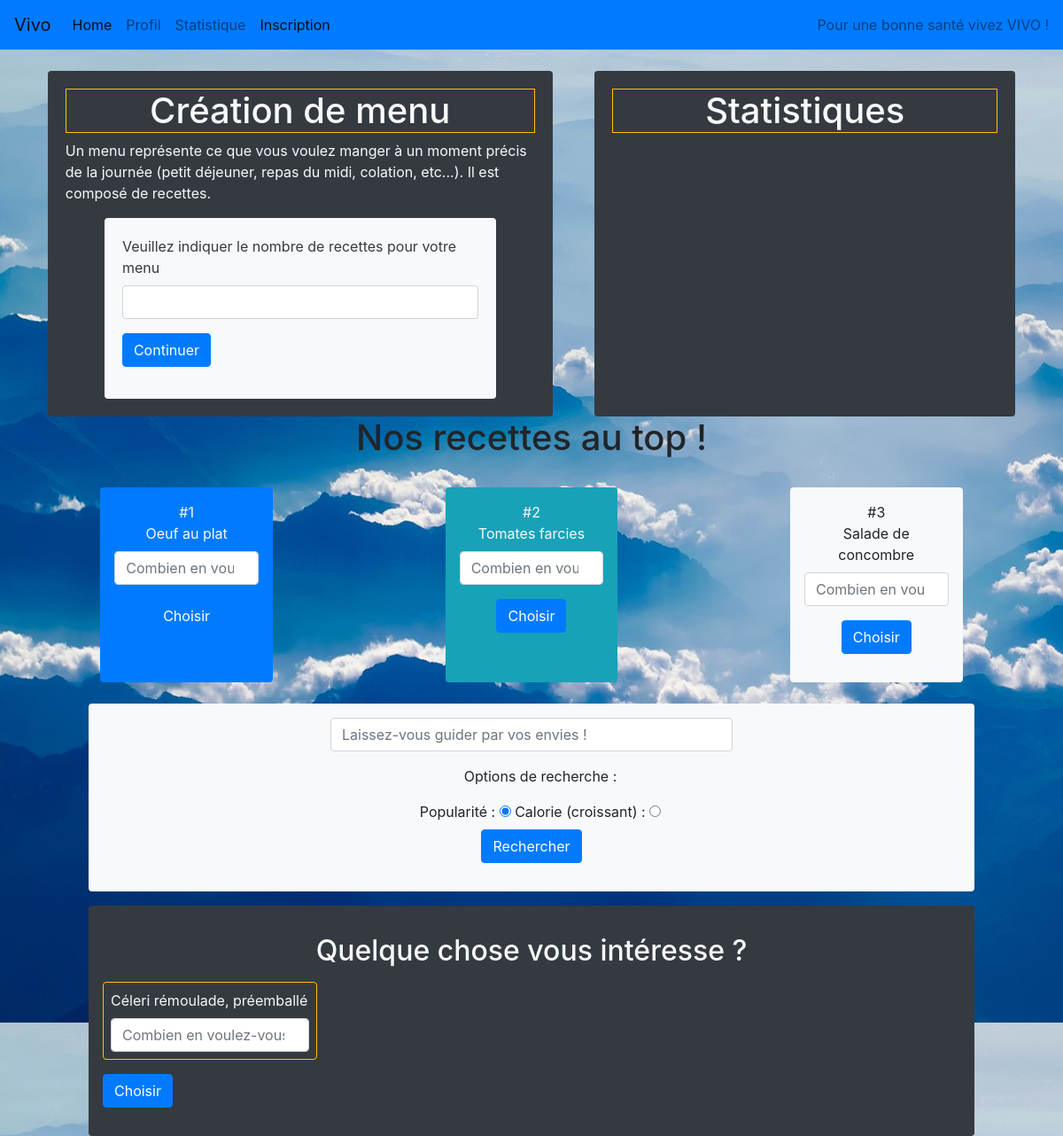
/RechercheAliment/CreationMenu.php?Menu=Céleri rémoulade, préemballé, run on the app's committed database.
### tables this page shows
CREATE TABLE IF NOT EXISTS `recette_plat` (
  `Id_Recette` int(11) NOT NULL,
  `nom` varchar(20) DEFAULT NULL,
  `instructions` text,
  `kcal` float DEFAULT NULL,
  `protéines` float DEFAULT NULL,
  PRIMARY KEY (`Id_Recette`)
);

CREATE TABLE IF NOT EXISTS `aliments` (
  `alim_grp_code` int(11) NOT NULL,
  `alim_ssgrp_code` int(11) NOT NULL,
  `alim_ssssgrp_code` int(11) NOT NULL,
  `alim_code` int(11) NOT NULL,
  `alim_nom_eng` varchar(150) NOT NULL,
  `alim_nom_fr` varchar(149) NOT NULL,
  `Energie_Règlement_UE_N°_11692011_kcal100g` varchar(6) DEFAULT NULL,
  `Eau_g100g` varchar(6) DEFAULT NULL,
  `Protéines_g100g` varchar(6) NOT NULL,
  `Glucides_g100g` varchar(6) NOT NULL,
  `Lipides_g100g` varchar(7) DEFAULT NULL,
  `Sucres_g100g` varchar(7) DEFAULT NULL,
  `Amidon_g100g` varchar(7) DEFAULT NULL,
  `Fibres_alimentaires_g100g` varchar(9) DEFAULT NULL,
  `Alcool_g100g` varchar(9) DEFAULT NULL,
  `AG_saturés_g100g` varchar(9) DEFAULT NULL,
  `AG_monoinsaturés_g100g` varchar(9) DEFAULT NULL,
  `AG_polyinsaturés_g100g` varchar(8) DEFAULT NULL,
  `Cholestérol_mg100g` varchar(7) DEFAULT NULL,
  `Sel_chlorure_de_sodium_g100g` varchar(8) DEFAULT NULL,
  `Calcium_mg100g` varchar(6) DEFAULT NULL,
  `Chlorure_mg100g` varchar(8) DEFAULT NULL,
  `Cuivre_mg100g` varchar(8) DEFAULT NULL,
  `Fer_mg100g` varchar(8) DEFAULT NULL,
  `Iode_µg100g` varchar(7) DEFAULT NULL,
  `Magnésium_mg100g` varchar(6) DEFAULT NULL,
  `Phosphore_mg100g` varchar(8) DEFAULT NULL,
  `Potassium_mg100g` varchar(6) DEFAULT NULL,
  `Sélénium_µg100g` varchar(6) DEFAULT NULL,
  `Sodium_mg100g` varchar(8) DEFAULT NULL,
  `Zinc_mg100g` varchar(8) DEFAULT NULL,
  `BetaCaroténe_µg100g` varchar(7) DEFAULT NULL,
  `Vitamine_D_µg100g` varchar(7) DEFAULT NULL,
  `Vitamine_E_mg100g` varchar(7) DEFAULT NULL,
  `Vitamine_C_mg100g` varchar(7) DEFAULT NULL,
  `Vitamine_B1_ou_Thiamine_mg100g` varchar(7) DEFAULT NULL,
  `Vitamine_B2_ou_Riboflavine_mg100g` varchar(6) DEFAULT NULL,
  `Vitamine_B3_ou_PP_ou_Niacine_mg100g` varchar(6) DEFAULT NULL,
  `Vitamine_B5_ou_Acide_pantothénique_mg100g` varchar(6) DEFAULT NULL,
  `Vitamine_B6_mg100g` varchar(6) DEFAULT NULL,
  `Vitamine_B9_ou_Folates_totaux_µg100g` varchar(6) DEFAULT NULL,
  `Vitamine_B12_µg100g` varchar(6) DEFAULT NULL,
  PRIMARY KEY (`alim_code`)
);

### RechercheAliment/CreationMenu.php (the view, shortened to what this page needs)
<html>
<head>
  <link rel="stylesheet" href="Style_RechAl.css" type="text/css">
  <link rel="stylesheet" href="https://stackpath.bootstrapcdn.com/bootstrap/4.2.1/css/bootstrap.min.css">
</head>
<header>
  <nav class="navbar navbar-expand-lg navbar-light bg-primary">
    <a class="navbar-brand" href="../index.html">Vivo</a>
    <div class="collapse navbar-collapse" id="navbarText">
      <ul class="navbar-nav mr-auto">
        <li class="nav-item active">
          <a class="nav-link" href="../index.html">Home <span class="sr-only">(current)</span></a>
        </li>
        <li class="nav-item">
          <a class="nav-link" href="../Profil/Profil.php">Profil</a>
        </li>
        <li class="nav-item">
          <a class="nav-link" href="../Statistique/Statistique.php">Statistique</a>
        </li>
        <li class="nav-item active">
          <a class="nav-link" href="../Inscription/inscription.html">Inscription</a>
        </li>
      </ul>
      <span class="navbar-text">
        Pour une bonne santé vivez VIVO !
      </span>
    </div>
  </nav>
</header>
<body>
  <br/>
  <div class="container">
    <div class="row">
      <div class="col-10 col-lg-6 bg-dark mx-auto text-light rounded" style="padding:20px;">
        <h1 class="border border-warning text-center">Création de menu</h1>
        <p>Un menu représente ce que vous voulez manger à un moment précis de la journée (petit déjeuner, repas du midi, colation, etc...). Il est composé de recettes.</p>
        <div class="col-10 bg-light mx-auto text-dark rounded" style="padding:20px;">
          <form method='get' action="CreationMenuSuite.php">
            <div class="form-group">
              <label for="nbMenu">Veuillez indiquer le nombre de recettes pour votre menu</label>
              <input type='number' class="form-control" name='nbRP'>
            </div>
            <?php
              echo("<input type='submit' class='btn btn-primary' name='valNbMenu2' value='Continuer'>");
              echo('</form>');
            ?>
        </div>
      </div>
      <div class="col-10 col-lg-5 bg-dark mx-auto text-light rounded" style="padding:20px;">
        <h1 class="border border-warning text-center">Statistiques</h1>
      </div>
    </div>
  </div>
  <h1 class="text-center">Nos recettes au top !</h1>
<div class="row text-center p-3 mx-auto">
 <?php
    $bd = getBD();
    $top5 = $bd->query("SELECT * FROM recette_plat LIMIT 5");
    $i = 1;
    while($ligne = $top5 ->fetch()){
        if($i == 1){
            echo '<div class="col-2 bg-primary text-light p-3 mx-auto m-2  rounded">';
        }else if($i ==2){
            echo '<div class="col-2 bg-info text-light p-3 mx-auto m-2 rounded">';
        }else if($i ==3){
            echo '<div class="col-2 bg-light p-3 m-2 mx-auto rounded">';
        }else if($i ==4){
            echo '<div class="col-2 bg-secondary text-light mx-auto p-3 m-2 rounded">';
        }else if($i ==5){
            echo '<div class="col-2 bg-dark text-light mx-auto p-3 m-2 rounded">';
        }
        echo '#'.$i;
        echo('<form method="GET" action="CreationMenu.php">');
        echo('<div class="form-group"><label for ="nbMenu">'.$ligne['nom'].'</label><input type="number" class="form-control" name="nbMenu" placeholder="Combien en voulez-vous ?"></div>');
        echo('<input type="submit" class="btn btn-primary" name="ajout2" value="Choisir"></form></div>');
        $i++;
    }
 ?>
</div>
  <div class="partie_recherche bg-light rounded col-10 mx-auto text-center p-3">
    <form method="get" action="Choix_Menu.php" autocomplete="on" id="optionForm">
     <div class="form-group col-6 mx-auto">
      <input type="text"  class="form-control" name="Menu" placeholder="Laissez-vous guider par vos envies !">
    </div>
    <div class="form-check">
        <p>Options de recherche : </p>
      <label class="form-ckeck-label" for="popularite">Popularité : </label>
      <input class="form-check-label" type="radio" name="option" id = "popularite"value="Popularité" checked>
        <label class="form-ckeck-label" for="calorie">Calorie (croissant) : </label>
      <input type="radio" name="option" id="calorie"value="Calorie">
    </div>
      <input type="submit" class="btn btn-primary" name="submit" value="Rechercher">
    </form>
  </div>
    <div class="bg-dark text-light col-10 mx-auto rounded p-3 mt-3">
    <h2 class="text-center m-3">Quelque chose vous intéresse ?</h2>
  <?php
  if(isset($_GET['submit']) || isset($_GET['Menu'])){
    if(empty($_GET['Menu'])){
      echo('<meta http-equiv="refresh" content="0;URL=Choix_Menu.php">');
    }else {
      $input=$_GET['Menu'];
      $reponse = $bd->query("SELECT alim_nom_fr FROM aliments WHERE alim_nom_fr LIKE '%$input%'");
      while($result = $reponse->fetch()){
        echo('<form method="GET" action="Choix_Aliment.php">');
        echo('<div class="form-group col-3 border border-warning p-2 rounded"><label for ="nbMenu">'.$result['alim_nom_fr'].'</label><input type="number" class="form-control" name="nbMenu" placeholder="Combien en voulez-vous ?"></div>');
        echo('<input type="submit" class="btn btn-primary" name="ajout2" value="Choisir">');
        echo('</form>');
      }
    }
  }
  ?>
    </div>
</body>
</html>

### RechercheAliment/Style_RechAl.css (style rules this page uses)
html { margin: 0px; height: 100%; width: 100%; }
body { background: url(../Image/mountains-1985027_1920.jpg); background-size: auto; background-attachment: fixed; margin: 0px; height: 100%; width: 100%; }

### data on the page
recette_plat: nom "Oeuf au plat"
recette_plat: nom "Tomates farcies"
recette_plat: nom "Salade de concombre"
aliments: alim_nom_fr "Céleri rémoulade, préemballé"
